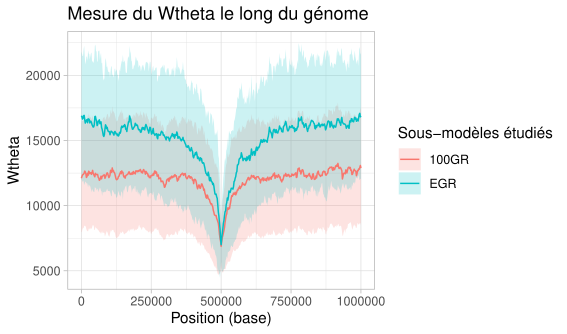

Write R code to recreate this figure.
#!/usr/bin/env Rscript

## Author : Louis OLLIVIER ~ louis.ollivier@etu.univ-rouen.fr 
## Université Paris-Saclay
## Lab : LISN ~ UMR9015 ~ BIOINFO team 

###### Package initialization  ----------------------------------------

if (!require('tidyverse', quietly = T)) install.packages('tidyverse');
library(tidyverse)

###### Plot 1 : Wtheta --------------------------------------------------------------------------------

rm(list=ls())

windows = seq(1,1000000,length.out=499)

## DATA EGR ######################################################################
data_Wtheta_EGR_h0p4 = read_csv("Wtheta_EGR_h0p4.csv",col_names = F)

mean = apply(data_Wtheta_EGR_h0p4, 2, mean)
sd = apply(data_Wtheta_EGR_h0p4, 2, sd)
ymin = mean-sd
ymax = mean+sd

Wtheta_EGR_h0p4 = data.frame(windows,mean,ymin,ymax) %>%
  add_column(submodel="EGR", .before=1)
Wtheta_EGR_h0p4

rm(data_Wtheta_EGR_h0p4)

## DATA 100GR ######################################################################
data_Wtheta_100GR_h0p4 = read_csv("Wtheta_100GR_h0p4.csv",col_names = F) 

mean = apply(data_Wtheta_100GR_h0p4, 2, mean)
sd = apply(data_Wtheta_100GR_h0p4, 2, sd)
ymin = mean-sd
ymax = mean+sd

Wtheta_100GR_h0p4 = data.frame(windows,mean,ymin,ymax) %>%
  add_column(submodel="100GR", .before=1)
Wtheta_100GR_h0p4

rm(data_Wtheta_100GR_h0p4)

#####################################################################################

rm(mean,sd,ymin,ymax,windows)

Wtheta_h0p4 = bind_rows(Wtheta_EGR_h0p4,Wtheta_100GR_h0p4) %>%
  as_tibble()
Wtheta_h0p4

rm(Wtheta_EGR_h0p4,Wtheta_100GR_h0p4)

###### Plot Wtheta ######################################################################

Wtheta = ggplot(Wtheta_h0p4, aes(x = windows, y = mean, group=submodel, fill=submodel)) +
  geom_ribbon(aes(ymin=ymin, ymax=ymax),alpha=0.2) +
  geom_line(aes(color = factor(submodel))) +
  labs(title="Mesure du Wtheta le long du génome", #
       x = "Position (base)",
       y = "Wtheta",
       color="Sous-modèles étudiés",
       fill="Sous-modèles étudiés",
       linetype="Sous-modèles étudiés") + 
  theme_light()
ggsave("Wtheta.pdf") 
Wtheta

rm(list=ls())
